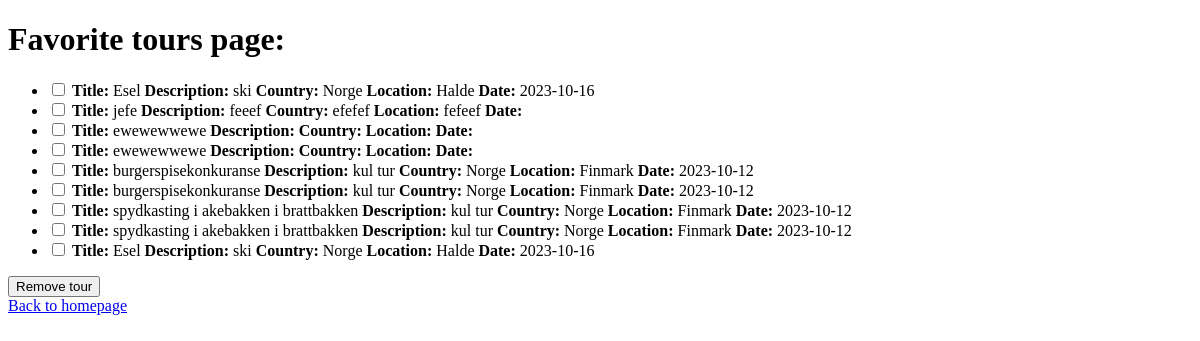
Before: /favorites with the older database file.
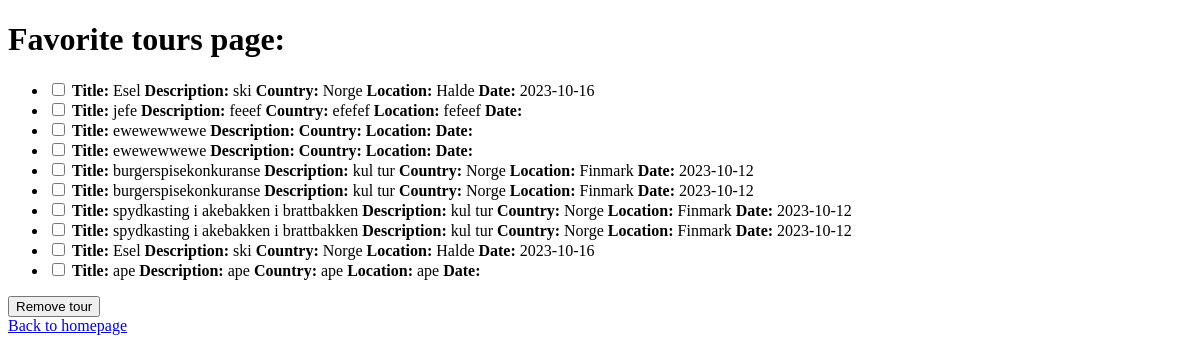
After: the same page with the newer database file.
### tables this page shows
CREATE TABLE TourFavorites(
                User_ID INTEGER,
                Tour_ID INTEGER
    );

CREATE TABLE Tour(
                ID INTEGER PRIMARY KEY AUTOINCREMENT,
                Title TEXT,
                Description TEXT,
                Country TEXT,
                Location TEXT,
                Date DATETIME
    );

### app.py (the view)
@application.route('/favorites')
def favorites():
    global global_user_id
    list_of_favorited_tours = get_favorite_tours_from_user(global_user_id)
    return render_template('/favorites.html', list_of_favorited_tours=list_of_favorited_tours)

### backend/database/Tour.py (called while the page is built)
def get_favorites_sql(id_user):
    db = sqlite3.connect(pathing)
    cursor = db.cursor()
    cursor.execute("SELECT * from Tour")
    cursor.execute('''SELECT *
            FROM Tour
            INNER JOIN TourFavorites on Tour.ID = TourFavorites.Tour_ID
            WHERE TourFavorites.User_ID = ?''', (id_user,))
    list_of_favorited_tours = cursor.fetchall()
    db.close()
    return list_of_favorited_tours

### backend/handler/favorite_handler.py (called while the page is built)
def get_favorite_tours_from_user(user_id):
    list_of_favorited_tours = get_favorites_sql(user_id)
    return list_of_favorited_tours

### frontend/templates/favorites.html (shortened to what this page needs)
<!doctype html>
<html lang="en">
<head>
    <link rel="stylesheet" type="text/css" href="{{ url_for('static', filename='css/favorites.css') }}">
</head>
<body>
    <h1>Favorite tours page:</h1>
    <form action="/remove_favorite_tour" method="POST">
        <ul>
            {% for tour in list_of_favorited_tours %}
            <li>
                <input type="checkbox" name="checkbox_favorite_tour" value="{{ tour[0] }}">
                <strong>Title:</strong> {{ tour[1] }}
                <strong>Description:</strong> {{ tour[2] }}
                <strong>Country:</strong> {{ tour[3] }}
                <strong>Location:</strong> {{ tour[4] }}
                <strong>Date:</strong> {{ tour[5] }}
            </li>
            {% endfor %}
        </ul>
        <button type="submit" name="handle_action" value="delete">Remove tour</button>
    </form>
    <a href="{{ url_for('homepage') }}">Back to homepage</a>
</body>
</html>

Changed rows visible on the page:
added TourFavorites: Title "ape", Description "ape", Country "ape", Location "ape"
